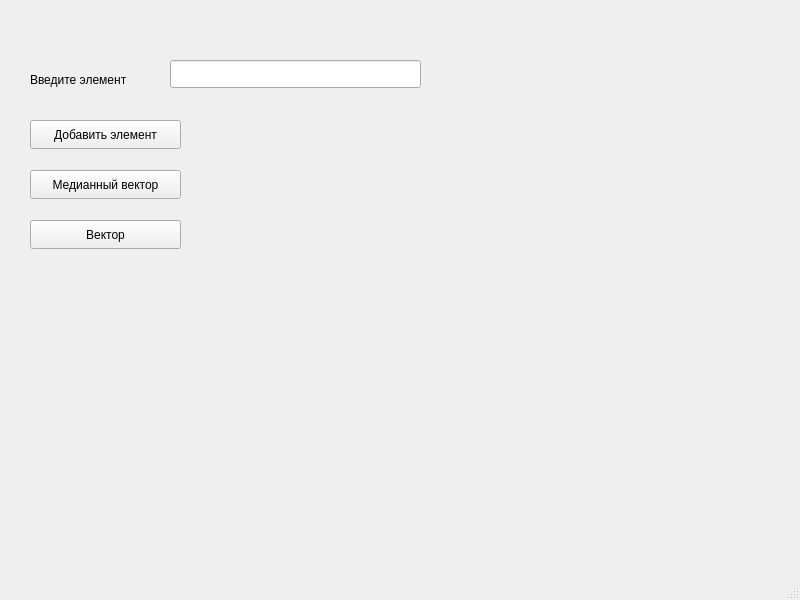
<?xml version="1.0" encoding="UTF-8"?>
<ui version="4.0">
 <class>MainWindow</class>
 <widget class="QMainWindow" name="MainWindow">
  <property name="geometry">
   <rect>
    <x>0</x>
    <y>0</y>
    <width>800</width>
    <height>600</height>
   </rect>
  </property>
  <property name="windowTitle">
   <string>MainWindow</string>
  </property>
  <widget class="QWidget" name="centralwidget">
   <widget class="QPushButton" name="push_back">
    <property name="geometry">
     <rect>
      <x>30</x>
      <y>120</y>
      <width>151</width>
      <height>29</height>
     </rect>
    </property>
    <property name="text">
     <string>Добавить элемент</string>
    </property>
   </widget>
   <widget class="QLineEdit" name="lineEdit">
    <property name="geometry">
     <rect>
      <x>170</x>
      <y>60</y>
      <width>251</width>
      <height>28</height>
     </rect>
    </property>
   </widget>
   <widget class="QLabel" name="label">
    <property name="geometry">
     <rect>
      <x>30</x>
      <y>70</y>
      <width>121</width>
      <height>20</height>
     </rect>
    </property>
    <property name="text">
     <string>Введите элемент</string>
    </property>
   </widget>
   <widget class="QPushButton" name="pushButton">
    <property name="geometry">
     <rect>
      <x>30</x>
      <y>170</y>
      <width>151</width>
      <height>29</height>
     </rect>
    </property>
    <property name="text">
     <string>Медианный вектор</string>
    </property>
   </widget>
   <widget class="QPushButton" name="pushButton_2">
    <property name="geometry">
     <rect>
      <x>30</x>
      <y>220</y>
      <width>151</width>
      <height>29</height>
     </rect>
    </property>
    <property name="text">
     <string>Вектор</string>
    </property>
   </widget>
  </widget>
  <widget class="QMenuBar" name="menubar">
   <property name="geometry">
    <rect>
     <x>0</x>
     <y>0</y>
     <width>800</width>
     <height>25</height>
    </rect>
   </property>
  </widget>
  <widget class="QStatusBar" name="statusbar"/>
 </widget>
 <resources/>
 <connections/>
</ui>
